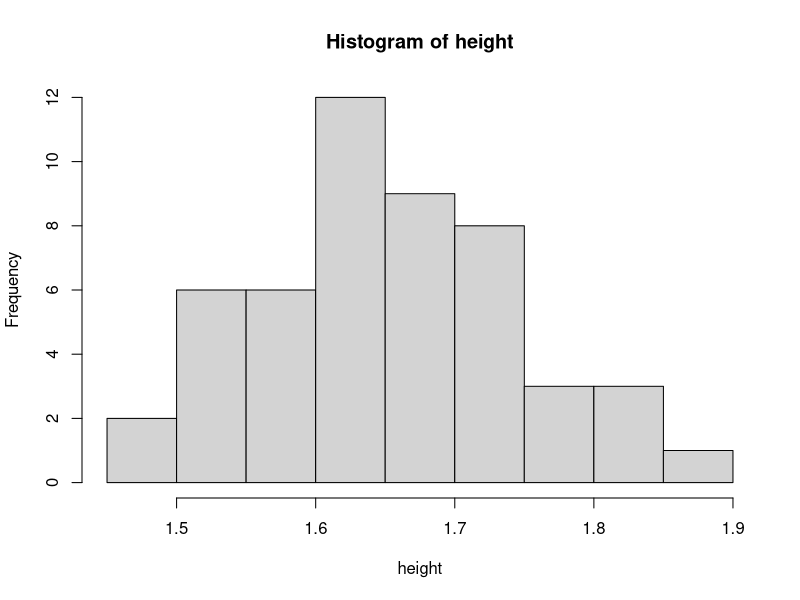
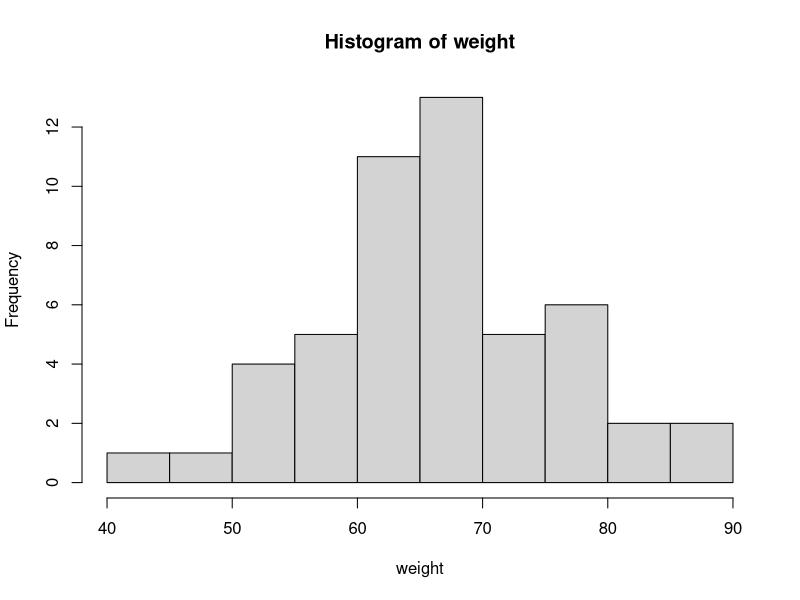
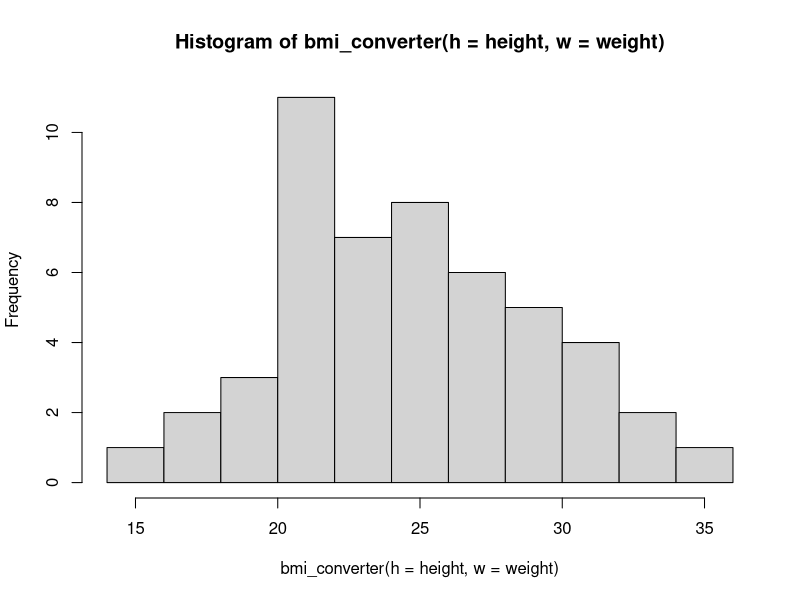

These figures' R source, in order:
# START -------------------------------------------------------------------

# This is a function to calculate BMI
# It takes a vector of heights (in meters)
# And a vector of weights (in KG)

# THERE ARE NO CHECKS OR WARNINGS FOR PLAUSIBLE VALUES


# BMI FUNCTION ------------------------------------------------------------

bmi_converter <- function(h, w) {
  message("The BMI function assumes units are m for height and kg for weight")
  bmi <- w / (h ^ 2)
  return(bmi)
}

# TESTING -----------------------------------------------------------------
set.seed(123)
# Height in cm
height <- rnorm(50, 165, 10)
height <- height / 100
hist(height)

# Weight in kg
weight <- rnorm(50, 65, 10)
hist(weight)

# Histogram of BMI
hist(bmi_converter(h = height, w = weight))

bmi_converter(h = height, w = weight)
# END ---------------------------------------------------------------------
